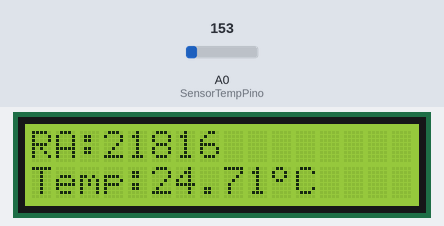
A sketch run on a simulated Arduino Uno, built with avr-gcc and run on an emulated ATmega328P. Parts: 16×2 character LCD. The inputs (shaded band) are chosen by the test bench; at power-on: A0 (SensorTempPino) = 153. What the sketch prints to the serial monitor is not drawn.

Above: at 1.2 s.
1.3 s: A0 (SensorTempPino) set to 165
At 2.5 s:
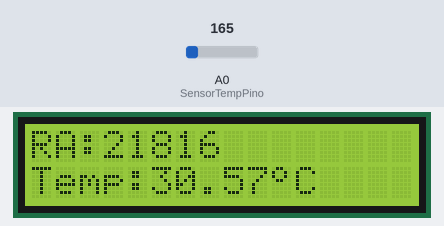
5.4 s: A0 (SensorTempPino) set to 175
At 6.5 s:
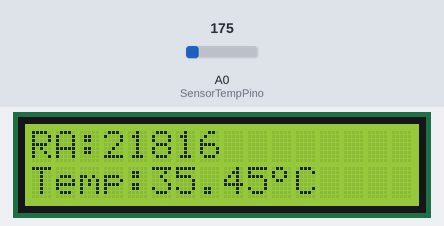
8.6 s: A0 (SensorTempPino) set to 191
At 9.5 s:
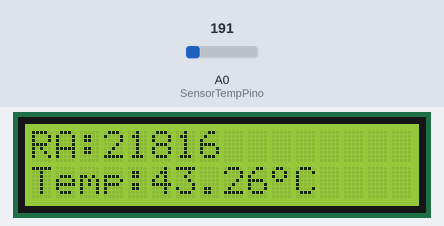
Timing chart, 0 to 11.6 s (numbered marks = the images above; inputs shaded):
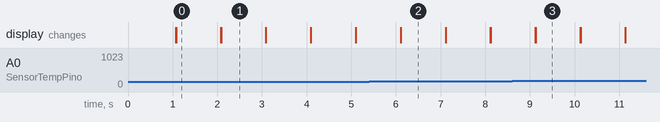

The sketch:

21816_medidordetemperatura.ino
```cpp
/*Ana Beatriz de Oliveira  RA:21816
Aula do dia 15/06/2022 -- Atividade no tinkercad 1 */

// Bibliotecas
#include <LiquidCrystal.h>

// Inicializa os pinos LCD
LiquidCrystal lcd(12,11,5,4,3,2);

// Define o pino analogico A0
int SensorTempPino=0;

// Criação de um char de grau para mostrar no Monitor serial
char c = '°';

/*Array que faz o desenho do simbolo grau.
Feito no site: <http://cfbcursos.com.br/compositor/compositor_de_caracteres_display_Arduino.html>
*/
byte grau[8] ={ B00001100,
                B00010010,
                B00010010,
                B00001100,
                B00000000,
                B00000000,
                B00000000,
                B00000000,};

void setup() {
  //Inicializa a serial e mostra os textos
	Serial.begin(9600);
  	Serial.println("Iniciando o programa");
  	Serial.println("Temperatura na escala Celsius: ");

  // Inicia o LCD e limpa a tela
	lcd.begin(16,2);
  	lcd.clear();

  //Cria o caracter do grau
  	lcd.createChar(1, grau);
}

void loop() {

  /*O programa lerá qual é o valor do sinal no pino A0, que varia
    de 0 a 1023, onde 0 corresponde a 0 Volts e 1023 corresponde
    a 5 Volts. 1ºC é igual a 10mV.

    Pelo fato da temperatura poder assumir valores racionais
    e o arduinos nos retornar um inteiro,declaramos a
    temperatura como float.

    Quando multiplicamos uma variavel inteira por um racional,
    o programa considera que o resultado deve ser inteiro,
    eliminando a parte decimal da variável. Diante disso,
    devemos transformar o número inteiro em um número racional,
    como foi feito nas linhas abaixo.
    Pegamos o resultado lido no "analogRead" e transformamos em
    um float.
*/

  // Faz a leitura da tensao no Sensor de Temperatura
	int SensorTempTensao = analogRead(SensorTempPino);

 // Converte a tensao lida
	float Tensao = SensorTempTensao*5;
	Tensao/= 1024;

 // Converte a tensao lida em Graus Celsius
	float TempC = (Tensao-0.5)*100;

 // Mostra na primeira linha o RA
  	lcd.setCursor(0,0);
  	lcd.print("RA:21816");

  // Mostra a mensagem da temperatura e muda o cursor para a 5ºcoluna e 1°linha
	lcd.setCursor(0,1); //Aqui coloca na segunda linha coluna zero
	lcd.print("Temp: ");
	lcd.setCursor(5,1);
	lcd.print(TempC);
  	lcd.write(1); //Mostra o simbolo de grau
  	lcd.print("C");


 // Mostra mensagem de temperatura no Monitor Serial com o char de grau
  	Serial.print (TempC);
  	Serial.print (c);
    Serial.println("C");

 // Delay de 1 segundo
  	delay(1000);
  	lcd.clear();
}
```

Measured:
- after the input at 1.3 s, the display: first differs from a run without the input after 0.78 s (image 1)
- after the input at 5.4 s, the display: first differs from a run without the input after 0.71 s (image 2)
- after the input at 8.6 s, the display: first differs from a run without the input after 0.53 s (image 3)
- what the display in image 1 shows lasts 1.0 s, from 2.1 s to 3.1 s
